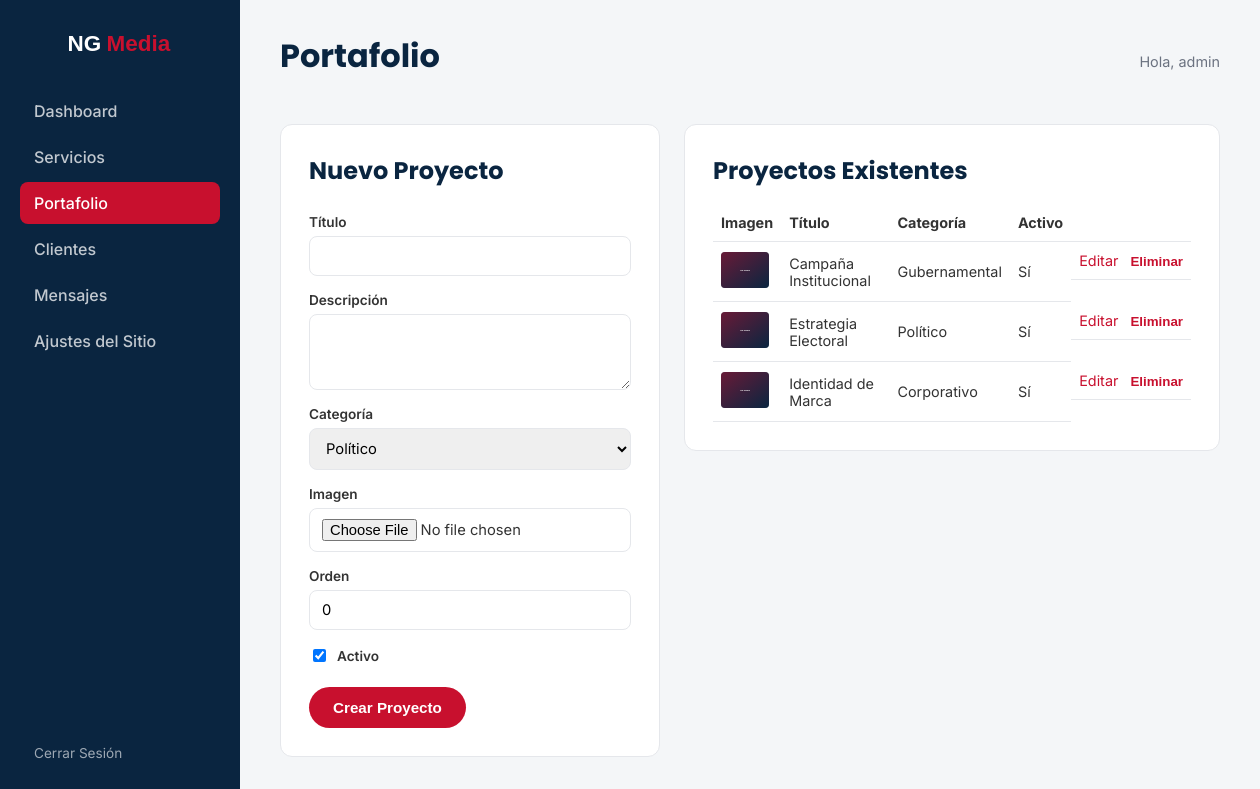
/admin/portfolio.php (signed in), run on the app's committed database.
### tables this page shows
CREATE TABLE IF NOT EXISTS portfolio_items (
    id INT UNSIGNED AUTO_INCREMENT PRIMARY KEY,
    title VARCHAR(150) NOT NULL,
    category ENUM('Político', 'Gubernamental', 'Corporativo') NOT NULL DEFAULT 'Corporativo',
    image_path VARCHAR(255) NOT NULL,
    description TEXT,
    sort_order INT UNSIGNED NOT NULL DEFAULT 0,
    active TINYINT(1) NOT NULL DEFAULT 1,
    created_at TIMESTAMP DEFAULT CURRENT_TIMESTAMP
);

### includes/functions.php (called while the page is built, shortened)
<?php
function e(?string $value): string
{
    return htmlspecialchars($value ?? '', ENT_QUOTES, 'UTF-8');
}

### admin/portfolio.php (the view, shortened to what this page needs)
<?php
require __DIR__ . '/auth.php';
$categories = ['Político', 'Gubernamental', 'Corporativo'];
$items = $pdo->query('SELECT * FROM portfolio_items ORDER BY sort_order ASC, id DESC')->fetchAll();
$editItem = null;
require __DIR__ . '/includes/admin-header.php';
?>
<div class="admin-grid">
    <div class="admin-card">
        <h2><?= $editItem ? 'Editar Proyecto' : 'Nuevo Proyecto' ?></h2>
        <form method="post" class="admin-form" enctype="multipart/form-data">
            <label for="title">Título</label>
            <input type="text" id="title" name="title" required value="<?= e($editItem['title'] ?? '') ?>">
            <label for="description">Descripción</label>
            <textarea id="description" name="description" rows="3"><?= e($editItem['description'] ?? '') ?></textarea>
            <label for="category">Categoría</label>
            <select id="category" name="category">
                <?php foreach ($categories as $cat): ?>
                <option value="<?= e($cat) ?>" <?= ($editItem['category'] ?? '') === $cat ? 'selected' : '' ?>><?= e($cat) ?></option>
                <?php endforeach; ?>
            </select>
            <label for="image">Imagen <?= $editItem ? '(dejar vacío para conservar la actual)' : '' ?></label>
            <input type="file" id="image" name="image" accept="image/jpeg,image/png,image/webp">
            <label for="sort_order">Orden</label>
            <input type="number" id="sort_order" name="sort_order" value="<?= e((string)($editItem['sort_order'] ?? 0)) ?>">
            <label class="checkbox-label">
                <input type="checkbox" name="active" <?= ($editItem['active'] ?? 1) ? 'checked' : '' ?>> Activo
            </label>
            <button type="submit" class="btn btn-accent"><?= $editItem ? 'Guardar Cambios' : 'Crear Proyecto' ?></button>
        </form>
    </div>
    <div class="admin-card">
        <h2>Proyectos Existentes</h2>
        <table class="admin-table">
            <thead><tr><th>Imagen</th><th>Título</th><th>Categoría</th><th>Activo</th><th></th></tr></thead>
            <tbody>
            <?php foreach ($items as $item): ?>
                <tr>
                    <td><img src="../<?= e($item['image_path']) ?>" alt="" class="admin-thumb-sm"></td>
                    <td><?= e($item['title']) ?></td>
                    <td><?= e($item['category']) ?></td>
                    <td><?= $item['active'] ? 'Sí' : 'No' ?></td>
                    <td class="table-actions">
                        <a href="portfolio.php?edit=<?= (int) $item['id'] ?>">Editar</a>
                        <form method="post" onsubmit="return confirm('¿Eliminar este proyecto?');">
                            <button type="submit" class="btn-link-danger">Eliminar</button>
                        </form>
                    </td>
                </tr>
            <?php endforeach; ?>
            </tbody>
        </table>
    </div>
</div>
<?php require __DIR__ . '/includes/admin-footer.php'; ?>

### assets/css/admin.css (style rules this page uses)
:root { --color-primary: #0A2540; --color-primary-light: #123a5e; --color-accent: #C8102E; --color-accent-dark: #9c0c23; --color-success: #1F8A5C; --color-bg: #F4F6F8; --color-text: #333333; --color-text-light: #6b7280; --color-border: #e5e7eb; --radius: 12px; }
* { box-sizing: border-box; }
body { margin: 0; font-family: 'Inter', sans-serif; color: var(--color-text); background: var(--color-bg); }
h1, h2 { font-family: 'Poppins', sans-serif; color: var(--color-primary); margin: 0 0 16px; }
a { color: var(--color-accent); text-decoration: none; }
.btn { display: inline-flex; align-items: center; justify-content: center; padding: 12px 24px; border-radius: 999px; font-weight: 600; border: none; cursor: pointer; font-size: 0.95rem; }
.btn-accent { background: var(--color-accent); color: #fff; }
.btn-link-danger { background: none; border: none; color: var(--color-accent); cursor: pointer; font-weight: 600; padding: 0; }
.admin-grid { display: grid; grid-template-columns: 380px 1fr; gap: 24px; align-items: start; }
.admin-card { background: #fff; border-radius: var(--radius); padding: 28px; border: 1px solid var(--color-border); }
.admin-form { display: grid; gap: 6px; }
.admin-form label { font-weight: 600; font-size: 0.85rem; margin-top: 10px; }
.admin-form input[type=text], .admin-form input[type=number], .admin-form input[type=file], .admin-form select, .admin-form textarea { width: 100%; padding: 10px 12px; border-radius: 8px; border: 1px solid var(--color-border); font-family: inherit; font-size: 0.92rem; }
.checkbox-label { display: flex; align-items: center; gap: 8px; font-weight: 500; }
.admin-form .btn { margin-top: 16px; width: fit-content; }
.admin-table { width: 100%; border-collapse: collapse; }
.admin-table th, .admin-table td { text-align: left; padding: 10px 8px; border-bottom: 1px solid var(--color-border); font-size: 0.9rem; }
.admin-thumb-sm { height: 36px; width: 48px; object-fit: cover; border-radius: 4px; }
.table-actions { display: flex; gap: 12px; align-items: center; }
.table-actions form { display: inline; }

### data on the page
portfolio_items: image_path (placeholder picture), title "Campaña Institucional", category "Gubernamental", active "Sí"
portfolio_items: image_path (placeholder picture), title "Estrategia Electoral", category "Político", active "Sí"
portfolio_items: image_path (placeholder picture), title "Identidad de Marca", category "Corporativo", active "Sí"

### other printed values
$label "Dashboard"
$label "Servicios"
$label "Portafolio"
$label "Clientes"
$label "Mensajes"
$label "Ajustes del Sitio"
$pageTitle "Portafolio"
$_SESSION['admin_username'] "admin"
form field category "Político"
